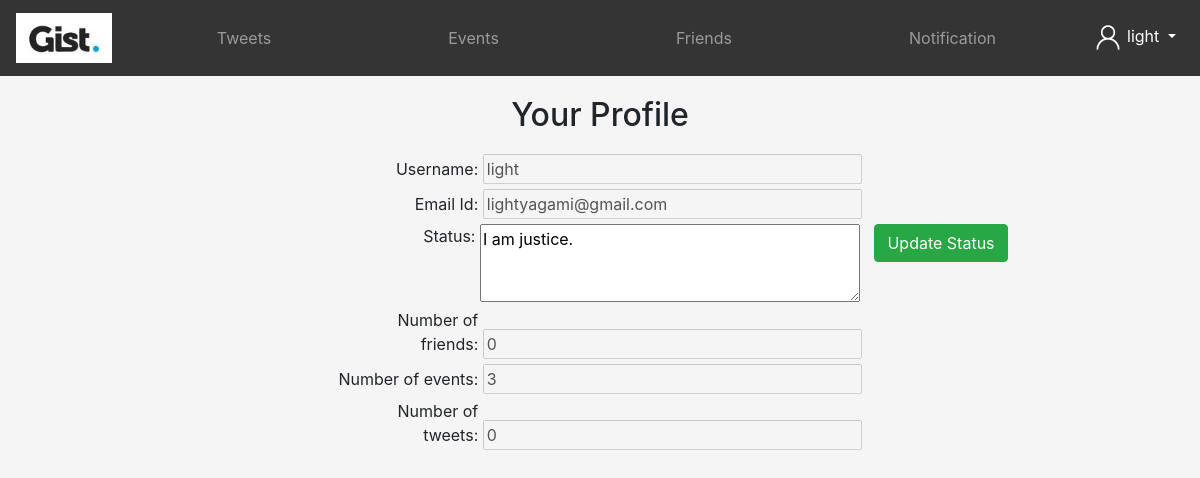
Page /profile (signed in) on the earlier database version.
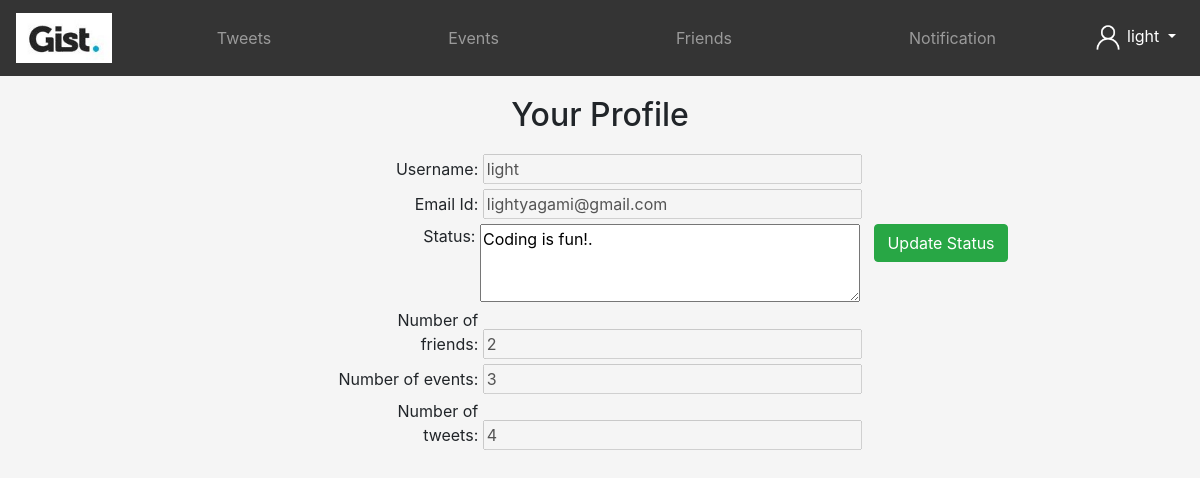
Same page on the later database version.
### tables this page shows
CREATE TABLE "Users" (
	"username"	TEXT,
	"email"	TEXT COLLATE UTF16CI,
	"password"	TEXT,
	"id"	INTEGER,
	"status"	TEXT DEFAULT NULL,
	"numFriends"	NUMERIC DEFAULT 0,
	"numEvents"	INTEGER DEFAULT 0,
	"numTweets"	INTEGER DEFAULT 0,
	"friends"	TEXT DEFAULT NULL
);

### main.py (the view)
@app.route('/profile')
def profile():
    if 'id' in session:
        username = session['username']
        updateNumEvents(username)
        updateNumFriends(username)
        updateNumTweets(username)
        data = fetchUser(session['username'])
        frndRequests = fetchFriendRequests(session['username'])
        if(len(frndRequests) > 0):
            return render_template('profile.html', username = session['username'], data = data[0], alert = len(frndRequests))
        return render_template('profile.html', username = session['username'], data = data[0])
    return redirect('home')

### pydb.py (called while the page is built)
def fetchUser(username):
    conn = sqlite3.connect('database.db')
    cur = conn.cursor()
    cur.execute("SELECT * FROM Users WHERE username = ?", (username,))
    row = cur.fetchall()
    conn.close()
    print(row)
    return row

def fetchFriendRequests(username):
    con = sqlite3.connect('database.db')
    cur = con.cursor()
    cur.execute("SELECT * FROM frequest WHERE toUser = ?", (username, ))
    row = cur.fetchall()
    con.close()
    return row

def updateNumEvents(username):
    con = sqlite3.connect('database.db')
    cur = con.cursor()
    cur.execute("SELECT * FROM events WHERE username = ?", (username,))
    row = cur.fetchall()
    number = len(row)
    con.execute("UPDATE Users SET numEvents = ? WHERE username = ?", (number, username))
    con.commit()
    con.close()

def updateNumTweets(username):
    con = sqlite3.connect('database.db')
    cur = con.cursor()
    cur.execute("SELECT * FROM tweets WHERE username = ?", (username,))
    row = cur.fetchall()
    number = len(row)
    con.execute("UPDATE Users SET numTweets = ? WHERE username = ?", (number, username))
    con.commit()
    con.close()

### templates/profile.html (shortened to what this page needs)
<!DOCTYPE html>
<html lang="en">
<head>
    <link rel="stylesheet" href="https://cdn.jsdelivr.net/npm/bootstrap@4.5.3/dist/css/bootstrap.min.css">
</head>
<body style="background-size: 250vh;  background-repeat: no-repeat; background-color: whitesmoke; background-position: center; background-attachment: fixed; overflow-x: hidden;">
  <nav class="navbar navbar-expand-md navbar-dark bg-blak sticky-top" style="background-color: rgba(52, 52, 52) !important;">
    <a class="navbar-brand text-white" href="/home"><img src="../static/assets/img/gist.jpg" height="50px"></a>
    <div class="collapse navbar-collapse" id="navmenu">
        <ul class="navbar-nav mx-auto">
            <li class="nav-item">
                <a href="/tweets" class="nav-link">
                    <center>
                        Tweets
                    </center>
                </a>
            </li>
        </ul>
        <ul class="navbar-nav mx-auto">
            <li class="nav-item">
                <a href="/events" class="nav-link">
                    <center>
                        Events
                    </center>
                </a>
        </ul>
        <ul class="navbar-nav mx-auto">
          <li class="nav-item">
              <a href="/friends" class="nav-link">
                  <center>
                      Friends
                  </center>
              </a>
          </li>
      </ul>
        <ul class="navbar-nav mx-auto">
          <li class="nav-item">
              <a href="/notifications" class="nav-link">
                  <center>
                      Notification {% if alert %}<span style="border-radius: 50%; width: 25px;" class="badge badge-danger">{{alert}}</span>{% endif %}
                  </center>
              </a>
          </li>
      </ul>
        <ul class="navbar-nav">
            <li class="nav-item dropdown text-center">
                <a class="nav-link dropdown-toggle text-white" href="#" id="navbarDropdown" role="button" data-toggle="dropdown" aria-haspopup="true" aria-expanded="false">
                    <img src="../static/assets/img/person.png" height="30px" width="30px">
                    {{session['username']}}
                </a>
            </li>
        </ul>
    </div>
</nav>
    <h2 style="text-align: center; margin-top: 20px; margin-bottom: 20px;">Your Profile</h2>
    <div class="text-center">
      <form action = '/statusupdate' method="POST">
          <label style="width: 140px; text-align: right;">Username: </label>
          <input size="32" type="text" value="{{data[0]}}" disabled>
          <br>
          <label style="width: 140px; text-align: right;">Email Id: </label>
          <input size="32" type="text" value="{{data[1]}}" disabled>
          <br>
          <label style="width: 283px; text-align: right; vertical-align: top;">Status: </label>
          <textarea name="status" cols="35" rows="3">{{data[4]}}</textarea>
          <button class="btn btn-success" type="submit" style="margin-left: 10px; vertical-align: top;">Update Status</button>
          <br>
          <label style="width: 140px; text-align: right;">Number of friends: </label>
          <input size="32" type="text" value="{{data[5]}}" disabled>
          <br>
          <label style="width: 140px; text-align: right;"> Number of events: </label>
          <input size="32" type="text" value="{{data[6]}}" disabled>
          <br>
          <label style="width: 140px; text-align: right;"> Number of tweets: </label>
          <input size="32" type="text" value="{{data[7]}}" disabled>
      </form>
    </div>
</body>
</html>

Differences in the rows shown:
changed Users "light": status "I am justice." → "Coding is fun!."; numFriends "0" → "2"; numTweets "0" → "4"
